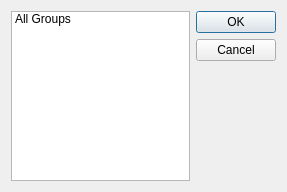
<?xml version="1.0" encoding="UTF-8"?>
<ui version="4.0">
 <class>groupDialog</class>
 <widget class="QDialog" name="groupDialog">
  <property name="geometry">
   <rect>
    <x>0</x>
    <y>0</y>
    <width>287</width>
    <height>192</height>
   </rect>
  </property>
  <property name="windowTitle">
   <string>Please select word group</string>
  </property>
  <layout class="QGridLayout" name="gridLayout">
   <item row="0" column="0">
    <layout class="QHBoxLayout" name="layout">
     <item>
      <widget class="QListWidget" name="groupList">
       <item>
        <property name="text">
         <string>All Groups</string>
        </property>
        <property name="checkState">
         <enum>Unchecked</enum>
        </property>
        <property name="flags">
         <set>ItemIsUserCheckable|ItemIsEnabled</set>
        </property>
       </item>
      </widget>
     </item>
     <item>
      <widget class="QDialogButtonBox" name="buttonBox">
       <property name="layoutDirection">
        <enum>Qt::LeftToRight</enum>
       </property>
       <property name="orientation">
        <enum>Qt::Vertical</enum>
       </property>
       <property name="standardButtons">
        <set>QDialogButtonBox::Cancel|QDialogButtonBox::Ok</set>
       </property>
      </widget>
     </item>
    </layout>
   </item>
  </layout>
 </widget>
 <resources/>
 <connections>
  <connection>
   <sender>buttonBox</sender>
   <signal>accepted()</signal>
   <receiver>groupDialog</receiver>
   <slot>accept()</slot>
   <hints>
    <hint type="sourcelabel">
     <x>135</x>
     <y>264</y>
    </hint>
    <hint type="destinationlabel">
     <x>157</x>
     <y>274</y>
    </hint>
   </hints>
  </connection>
  <connection>
   <sender>buttonBox</sender>
   <signal>rejected()</signal>
   <receiver>groupDialog</receiver>
   <slot>reject()</slot>
   <hints>
    <hint type="sourcelabel">
     <x>161</x>
     <y>270</y>
    </hint>
    <hint type="destinationlabel">
     <x>286</x>
     <y>274</y>
    </hint>
   </hints>
  </connection>
 </connections>
</ui>
